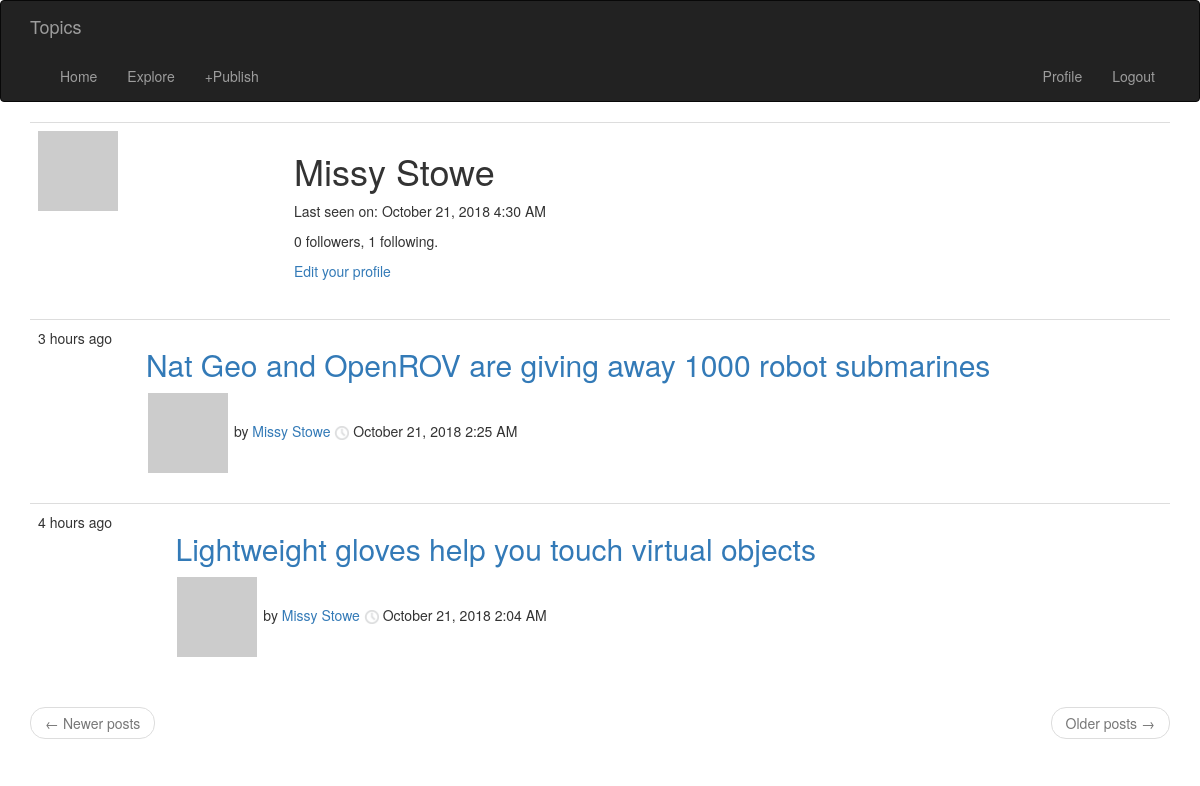
Before: /user/Missy Stowe (signed in) with the older database file.
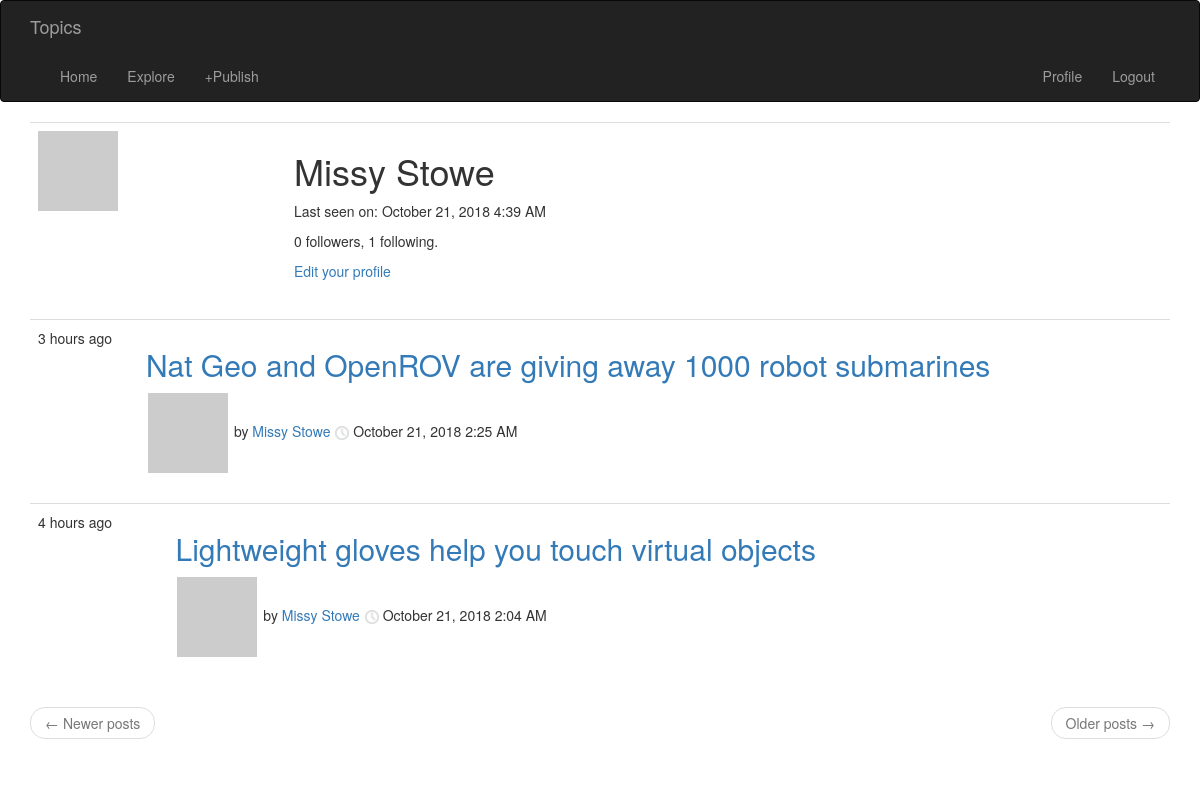
After: the same page with the newer database file.
### app/models.py (models this page shows, shortened)
class User(UserMixin, db.Model):
    id = db.Column(db.Integer, primary_key=True)
    username = db.Column(db.String(64), index=True, unique=True)
    email = db.Column(db.String(120), index=True, unique=True)
    password_hash = db.Column(db.String(128))
    posts = db.relationship('Post', backref='author', lazy='dynamic')
    comments = db.relationship('Comment', backref='author', lazy='dynamic')
    about_me = db.Column(db.String(140))
    last_seen = db.Column(db.DateTime, default=datetime.utcnow)
    followed = db.relationship(
        'User',
        secondary=followers,
        primaryjoin=(followers.c.follower_id == id),
        secondaryjoin=(followers.c.followed_id == id),
        backref=db.backref('followers', lazy='dynamic'),
        lazy='dynamic')
    def avatar(self, size):
        digest = md5(self.email.lower().encode('utf-8')).hexdigest()
        return 'https://www.gravatar.com/avatar/{}?d=identicon&s={}'.format(
            digest, size)
    def user_posts(self):
        posts = Post.query.filter_by(user_id=self.id)
        return posts

### app/routes.py (the view)
@app.route('/user/<username>')
@login_required
def user(username):
    page = request.args.get('page', 1, type=int)
    user = User.query.filter_by(username=username).first_or_404()
    posts = user.user_posts().order_by(Post.timestamp.desc()).paginate(
        page, app.config['POSTS_PER_PAGE'], False)
    next_url = url_for('explore', page=posts.next_num) \
        if posts.has_next else None
    prev_url = url_for('explore', page=posts.prev_num) \
        if posts.has_prev else None
    return render_template(
        'user.html',
        user=user,
        posts=posts.items,
        next_url=next_url,
        prev_url=prev_url)

### app/models.py (called while the page is built)
@login.user_loader
def load_user(id):
    return User.query.get(int(id))

### app/routes.py (called while the page is built)
@app.before_request
def before_request():
    if current_user.is_authenticated:
        current_user.last_seen = datetime.utcnow()
        db.session.commit()

### app/templates/user.html (shortened to what this page needs)
 {% extends "base.html" %} {% block app_content %}
<table class="table table-hover">
    <tr>
        <td width="256px">
            <img src="{{ user.avatar(256) }}">
        </td>
        <td>
            <h1>{{ user.username }}</h1>
             {% if user.last_seen %}
            <p>Last seen on: {{ moment(user.last_seen).format('LLL') }}{% endif %}
                <p>{{ user.followers.count() }} followers, {{ user.followed.count() }} following.</p>
                {% if user == current_user %}
                <p>
                    <a href="{{ url_for('edit_profile') }}">Edit your profile</a>
                </p>
                {% elif not current_user.is_following(user) %}
                <p>
                    <a href="{{ url_for('follow', username=user.username) }}">Follow</a>
                </p>
                {% else %}
                <p>
                    <a href="{{ url_for('unfollow', username=user.username) }}">Unfollow</a>
                </p>
                {% endif %}
        </td>
    </tr>
</table>
{% for post in posts %} {% include '_post.html' %} {% endfor %}
<nav aria-label="...">
    <ul class="pager">
        <li class="previous{% if not prev_url %} disabled{% endif %}">
            <a href="{{ prev_url or '#' }}">
                <span aria-hidden="true">&larr;</span> Newer posts
            </a>
        </li>
        <li class="next{% if not next_url %} disabled{% endif %}">
            <a href="{{ next_url or '#' }}">
                Older posts
                <span aria-hidden="true">&rarr;</span>
            </a>
        </li>
    </ul>
</nav>
{% endblock %}

Changed rows visible on the page:
changed User "Missy Stowe": last_seen "October 21, 2018 4:30 AM" → "October 21, 2018 4:39 AM"
